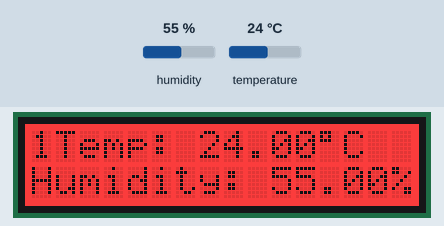
Recording of a sketch running on a simulated Arduino Uno, built with avr-gcc and run on an emulated ATmega328P. Parts: 16×2 character LCD. The inputs (shaded band) are chosen by the test bench; at power-on: humidity 55 %, temperature 24 °C. What the sketch prints to the serial monitor is not drawn.

Above: at 2.2 s.
2.3 s: humidity set to 22 %
At 4.3 s:
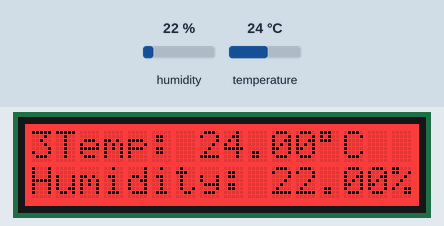
6.0 s: temperature set to 12 °C
At 7.8 s:
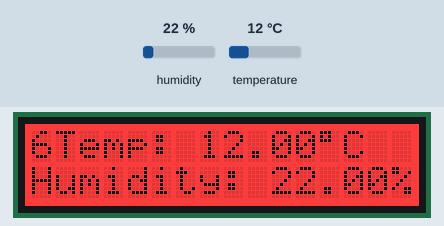
9.5 s: humidity set to 40 %
At 11.2 s:
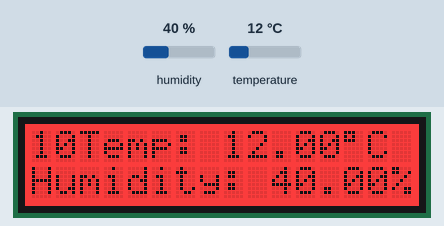
13.0 s: temperature set to 19 °C
At 14.4 s:
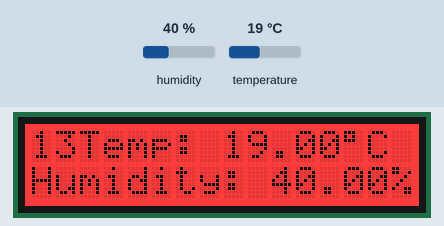
Timing chart, 0 to 16.0 s (numbered marks = the images above; inputs shaded):
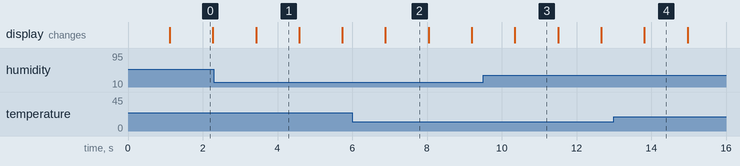

The sketch:

villenl_mp_mittari.ino
```cpp
#include <dht.h>

#include <Wire.h>
#include "rgb_lcd.h"

rgb_lcd lcd;
dht DHT;

const int colorR = 255;
const int colorG = 0;
const int colorB = 0;

#define DHT11_PIN 7

 void setup(){

  lcd.begin(16, 2);
  lcd.setRGB(colorR, colorG, colorB);
  //lcd.print("TESTITESTITESTI");

  delay(1000);


    Serial.begin(9600);
  }

void loop()
{
  int chk = DHT.read11(DHT11_PIN);
  lcd.setCursor(0, 0);
    // print the number of seconds since reset:
  lcd.print(millis()/1000);
  lcd.print("Temp: ");
  lcd.print(DHT.temperature);
  lcd.print((char)223);
  lcd.print("C");
  lcd.setCursor(0, 1);
  lcd.print("Humidity: ");
  lcd.print(DHT.humidity);
  lcd.print("%");
  delay(100);


  Serial.print("Temperature = ");
  Serial.println(DHT.temperature);
  Serial.print("Humidity = ");
  Serial.println(DHT.humidity);

  delay(1000);
}
```

Measured:
- what the display in image 0 shows lasts 1.2 s, from 1.1 s to 2.3 s
